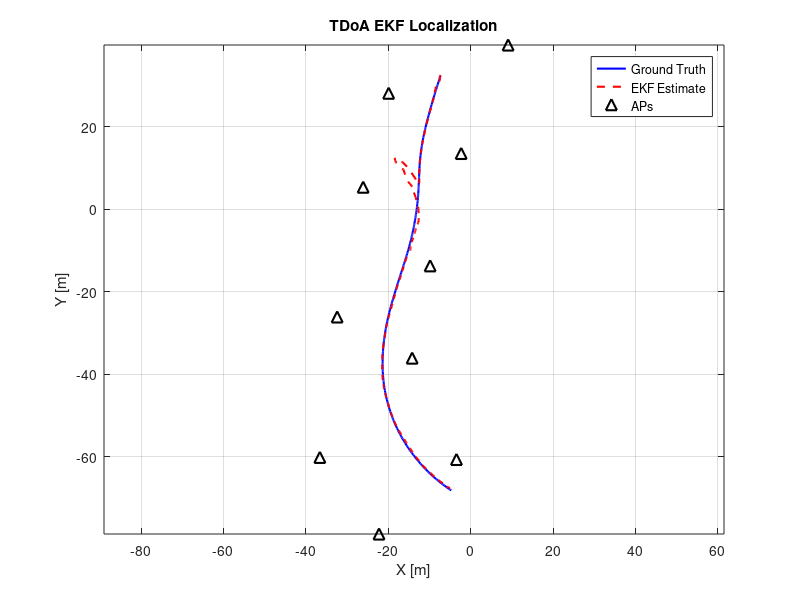
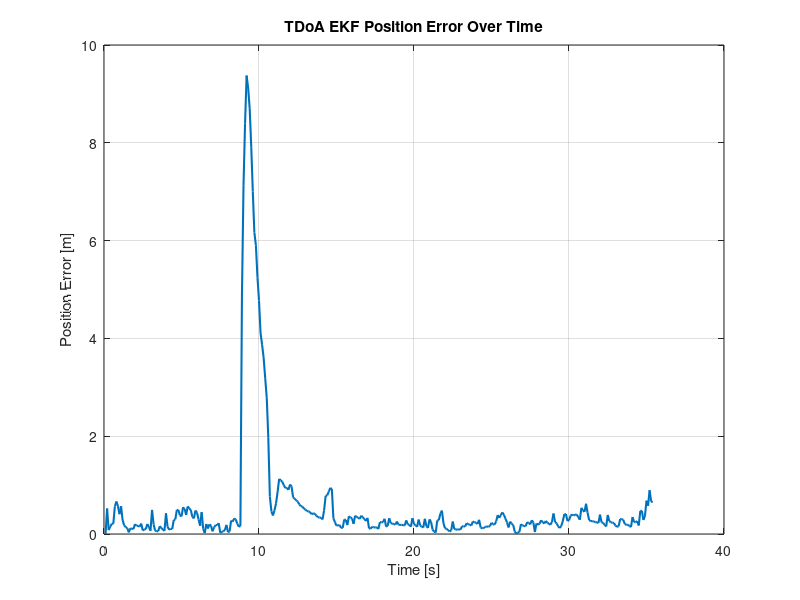
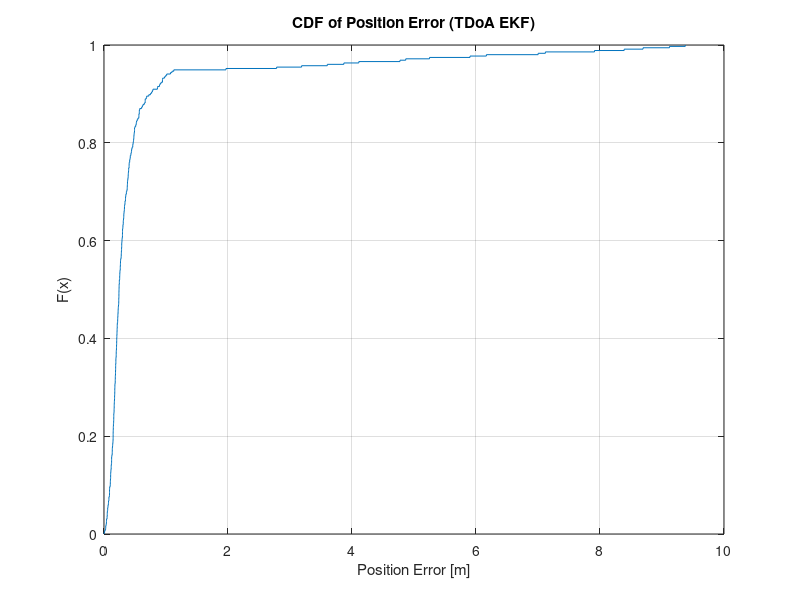
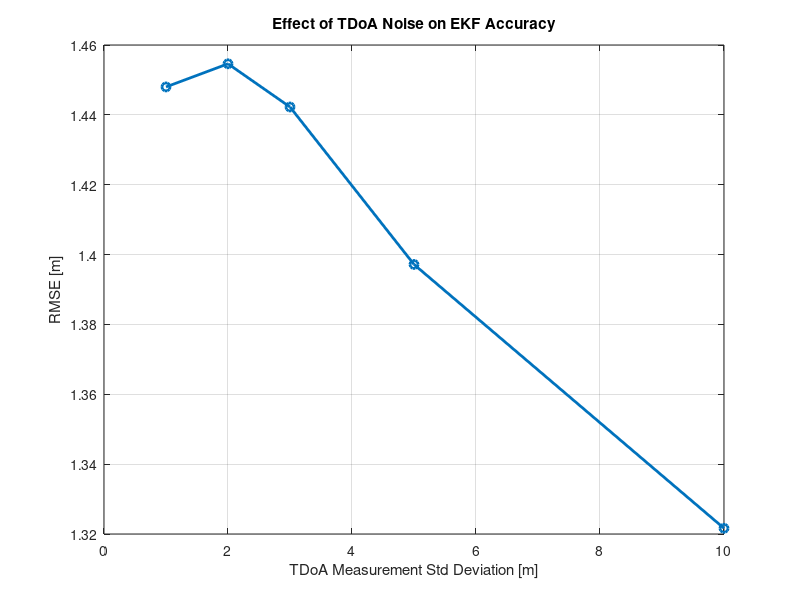

Reproduce these figures in MATLAB, in order.
%% TDoA EKF Localization

clear; clc; close all;
load('LNSM_Project_Data.mat');

i = 1; % scenario 1, 2, or 3

% Extract Data
tdoa_raw = TDoA{i};       % [10 x T]
truth = ground_truth{i};  % [3 x T]
APs = AP;                 % [3 x 10]
c = 3e8;                  % speed of light [m/s]

T = size(tdoa_raw, 2);
tdoa_master_idx = round(tdoa_raw(end, :)); % 1 x T vector of master indices (AP numbers)
tdoa_data = tdoa_raw(1:end-1, :);          % 9 x T (TDoA measurements)

% Use only x-y from ground truth
x_gt = truth(1, :);
y_gt = truth(2, :);

%% EKF initialization
dt = 0.1;  % 10 Hz
x_hat = zeros(4, T);       % state: [x, y, vx, vy]
P = zeros(4, 4, T);        % covariance matrices

% Initial state estimate from ground truth
x_hat(:,1) = [x_gt(1); y_gt(1); 0; 0];
P(:,:,1) = diag([10, 10, 5, 5]);

% === Motion Model ===
F = [1 , 0 , dt , 0; 
     0 , 1 , 0 , dt;
     0 , 0 , 1 , 0;
     0 , 0 , 0 , 1];

% Process noise model
sigma_tdoa = 3; 
L = [0.5*dt^2,      0;
         0, 0.5*dt^2;
        dt,      0;
         0,     dt];

Q = sigma_tdoa^2 * (L * L');

R_base = sigma_tdoa^2;

all_aps = 1:10; % total AP indices




%% EKF Loop
for k = 2:T
    x_pred = F * x_hat(:,k-1);
    P_pred = F * P(:,:,k-1) * F' + Q;

    tdoa_k = tdoa_data(:, k);
    master_idx = tdoa_master_idx(k);
    other_aps = setdiff(all_aps, master_idx);

    z = [];
    H = [];

    for row_idx = 1:length(other_aps)
        ap_idx = other_aps(row_idx);
        tdoa_meas = tdoa_k(row_idx);
        if isnan(tdoa_meas), continue; end

        ap_pos = APs(1:2, ap_idx);
        master_pos = APs(1:2, master_idx);

        dx_ap = x_pred(1) - ap_pos(1);
        dy_ap = x_pred(2) - ap_pos(2);
        dx_master = x_pred(1) - master_pos(1);
        dy_master = x_pred(2) - master_pos(2);

        d_ap = sqrt(dx_ap^2 + dy_ap^2);
        d_master = sqrt(dx_master^2 + dy_master^2);
        h_i = d_ap - d_master;

        H_i = [(dx_ap/d_ap - dx_master/d_master), ...
               (dy_ap/d_ap - dy_master/d_master), 0, 0];

        residual = tdoa_meas - h_i;
        z = [z; residual];
        H = [H; H_i];
    end

    if isempty(z)
        x_hat(:,k) = x_pred;
        P(:,:,k) = P_pred;
        continue;
    end

    R = R_base * eye(length(z));
    S = H * P_pred * H' + R;
    K = P_pred * H' / S;

    x_hat(:,k) = x_pred + K * z;
    P(:,:,k) = (eye(4) - K * H) * P_pred;
end

%% Plot EKF vs Ground Truth
figure;
plot(x_gt, y_gt, 'b-', 'LineWidth', 1.5); hold on;
plot(x_hat(1,:), x_hat(2,:), 'r--', 'LineWidth', 1.5);
plot(APs(1,:), APs(2,:), 'k^', 'MarkerSize', 8, 'LineWidth', 1.5);
xlabel('X [m]'); ylabel('Y [m]');
title('TDoA EKF Localization');
legend('Ground Truth', 'EKF Estimate', 'APs');
axis equal; grid on;

%% Position Error Plot
pos_err = sqrt((x_hat(1,:) - x_gt).^2 + (x_hat(2,:) - y_gt).^2);
figure;
plot((1:T)*dt, pos_err, 'LineWidth', 1.5);
xlabel('Time [s]');
ylabel('Position Error [m]');
title('TDoA EKF Position Error Over Time');
grid on;

%% CDF of Position Error
figure;
cdfplot(pos_err);
grid on;
xlabel('Position Error [m]');
title('CDF of Position Error (TDoA EKF)');

%% RMSE
valid_idx = ~any(isnan(x_hat(1:2,:)), 1);
tdoa_rmse = sqrt(mean((x_hat(1,valid_idx) - x_gt(valid_idx)).^2 + ...
                      (x_hat(2,valid_idx) - y_gt(valid_idx)).^2));
fprintf('TDoA EKF RMSE: %.2f meters\n', tdoa_rmse);

%% PARAMETRIZATION STUDY: Impact of sigma_tdoa
sigma_tdoa_vals = [1, 2, 3, 5, 10];
rmse_vals = zeros(size(sigma_tdoa_vals));
estimates_sigma = cell(length(sigma_tdoa_vals), 1);

for i_param = 1:length(sigma_tdoa_vals)
    sigma_tdoa = sigma_tdoa_vals(i_param);
    R_base = sigma_tdoa^2;
    x_hat_test = zeros(4, T);
    P_test = zeros(4, 4, T);
    x_hat_test(:,1) = [x_gt(1); y_gt(1); 0; 0];
    P_test(:,:,1) = diag([10, 10, 5, 5]);

    for k = 2:T
        x_pred = F * x_hat_test(:,k-1);
        P_pred = F * P_test(:,:,k-1) * F' + Q;
        tdoa_k = tdoa_data(:, k);
        master_idx = tdoa_master_idx(k);
        z = []; H = [];
        other_aps = setdiff(all_aps, master_idx);
        for j = 1:length(other_aps)
            ap_idx = other_aps(j);
            tdoa_meas = tdoa_k(j);
            if isnan(tdoa_meas), continue; end
            ap_pos = APs(1:2, ap_idx);
            master_pos = APs(1:2, master_idx);
            dx_ap = x_pred(1) - ap_pos(1);
            dy_ap = x_pred(2) - ap_pos(2);
            dx_master = x_pred(1) - master_pos(1);
            dy_master = x_pred(2) - master_pos(2);
            d_ap = sqrt(dx_ap^2 + dy_ap^2);
            d_master = sqrt(dx_master^2 + dy_master^2);
            h_i = d_ap - d_master;
            H_i = [(dx_ap/d_ap - dx_master/d_master), ...
                   (dy_ap/d_ap - dy_master/d_master), 0, 0];
            residual = tdoa_meas - h_i;
            z = [z; residual];
            H = [H; H_i];
        end
        if isempty(z)
            x_hat_test(:,k) = x_pred;
            P_test(:,:,k) = P_pred;
            continue;
        end
        R = R_base * eye(length(z));
        S = H * P_pred * H' + R;
        K = P_pred * H' / S;
        x_hat_test(:,k) = x_pred + K * z;
        P_test(:,:,k) = (eye(4) - K * H) * P_pred;
    end

    estimates_sigma{i_param} = x_hat_test;
    valid_idx = ~any(isnan(x_hat_test(1:2,:)), 1);
    rmse_vals(i_param) = sqrt(mean((x_hat_test(1,valid_idx) - x_gt(valid_idx)).^2 + ...
                                   (x_hat_test(2,valid_idx) - y_gt(valid_idx)).^2));
end

% Plot RMSE vs sigma_tdoa
figure;
plot(sigma_tdoa_vals, rmse_vals, '-o', 'LineWidth', 2);
xlabel('TDoA Measurement Std Deviation [m]');
ylabel('RMSE [m]');
title('Effect of TDoA Noise on EKF Accuracy');
grid on;

% Plot trajectories for different sigma_tdoa
figure; hold on;
plot(x_gt, y_gt, 'k-', 'LineWidth', 2);
colors = lines(length(sigma_tdoa_vals));
for i = 1:length(sigma_tdoa_vals)
    traj = estimates_sigma{i};
    plot(traj(1,:), traj(2,:), '--', 'Color', colors(i,:), ...
         'DisplayName', sprintf('\\sigma = %d m', sigma_tdoa_vals(i)));
end
plot(APs(1,:), APs(2,:), 'ko', 'DisplayName', 'APs');
xlabel('X [m]'); ylabel('Y [m]');
legend; title('TDoA EKF Estimates for Different \\sigma_{TDoA}');
axis equal; grid on;

% CDF Comparison for sigma_tdoa
figure; hold on;
for i = 1:length(sigma_tdoa_vals)
    traj = estimates_sigma{i};
    pos_err = sqrt((traj(1,:) - x_gt).^2 + (traj(2,:) - y_gt).^2);
    cdfplot(pos_err);
end
legend(arrayfun(@(s) sprintf('\\sigma = %d m', s), sigma_tdoa_vals, 'UniformOutput', false));
xlabel('Position Error [m]'); title('CDF of Position Errors for Different \\sigma_{TDoA}');
grid on;

%% PARAMETRIZATION STUDY: Q scaling
q_scales = [0.01, 0.1, 0.5, 1.0, 2.0];
rmse_vals_Q = zeros(size(q_scales));
estimates_q = cell(length(q_scales), 1);

for i_q = 1:length(q_scales)
    scale = q_scales(i_q);
    Q_test = scale * diag([0.05, 0.05, 0.5, 0.5]);
    x_hat_q = zeros(4, T);
    P_q = zeros(4, 4, T);
    x_hat_q(:,1) = [x_gt(1); y_gt(1); 0; 0];
    P_q(:,:,1) = diag([10, 10, 5, 5]);

    for k = 2:T
        x_pred = F * x_hat_q(:,k-1);
        P_pred = F * P_q(:,:,k-1) * F' + Q_test;
        tdoa_k = tdoa_data(:, k);
        master_idx = tdoa_master_idx(k);
        z = []; H = [];
        other_aps = setdiff(all_aps, master_idx);
        for j = 1:length(other_aps)
            ap_idx = other_aps(j);
            tdoa_meas = tdoa_k(j);
            if isnan(tdoa_meas), continue; end
            ap_pos = APs(1:2, ap_idx);
            master_pos = APs(1:2, master_idx);
            dx_ap = x_pred(1) - ap_pos(1);
            dy_ap = x_pred(2) - ap_pos(2);
            dx_master = x_pred(1) - master_pos(1);
            dy_master = x_pred(2) - master_pos(2);
            d_ap = sqrt(dx_ap^2 + dy_ap^2);
            d_master = sqrt(dx_master^2 + dy_master^2);
            h_i = d_ap - d_master;
            H_i = [(dx_ap/d_ap - dx_master/d_master), ...
                   (dy_ap/d_ap - dy_master/d_master), 0, 0];
            residual = tdoa_meas - h_i;
            z = [z; residual];
            H = [H; H_i];
        end
        if isempty(z)
            x_hat_q(:,k) = x_pred;
            P_q(:,:,k) = P_pred;
            continue;
        end
        R = sigma_tdoa^2 * eye(length(z));
        S = H * P_pred * H' + R;
        K = P_pred * H' / S;
        x_hat_q(:,k) = x_pred + K * z;
        P_q(:,:,k) = (eye(4) - K * H) * P_pred;
    end

    estimates_q{i_q} = x_hat_q;
    valid_idx = ~any(isnan(x_hat_q(1:2,:)), 1);
    rmse_vals_Q(i_q) = sqrt(mean((x_hat_q(1,valid_idx) - x_gt(valid_idx)).^2 + ...
                                 (x_hat_q(2,valid_idx) - y_gt(valid_idx)).^2));
end

% Plot RMSE vs Q scaling
figure;
plot(q_scales, rmse_vals_Q, '-o', 'LineWidth', 2);
xlabel('Process Noise Scaling Factor');
ylabel('RMSE [m]');
title('Effect of Process Noise Q on TDoA EKF Accuracy');
grid on;

% Trajectory comparison for Q
figure; hold on;
plot(x_gt, y_gt, 'k-', 'LineWidth', 2);
colors = lines(length(q_scales));
for i = 1:length(q_scales)
    traj = estimates_q{i};
    plot(traj(1,:), traj(2,:), '--', 'Color', colors(i,:), ...
         'DisplayName', sprintf('Q scale = %.2f', q_scales(i)));
end
plot(APs(1,:), APs(2,:), 'ko', 'DisplayName', 'APs');
xlabel('X [m]'); ylabel('Y [m]');
legend; title('TDoA EKF Estimates for Different Q Scaling');
axis equal; grid on;

%% Summary Table
fprintf('\n--- RMSE vs sigma_tdoa ---\n');
for i = 1:length(sigma_tdoa_vals)
    fprintf('  sigma = %d m: RMSE = %.2f m\n', sigma_tdoa_vals(i), rmse_vals(i));
end

fprintf('\n--- RMSE vs Q scaling ---\n');
for i = 1:length(q_scales)
    fprintf('  Q scale = %.2f: RMSE = %.2f m\n', q_scales(i), rmse_vals_Q(i));
end
